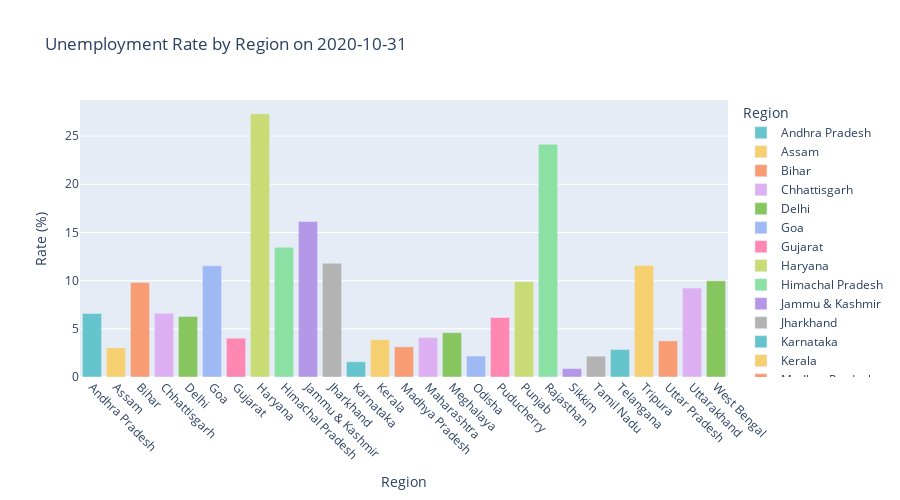

Notebook cell for this chart:
### Markdown cell above
Bargarph

### Code cell
selected_date = df['Date'].max().date()  
df_bar = df[df['Date'].dt.date == selected_date]

fig_bar = px.bar(
    df_bar,
    x='Region',
    y='Unemployment Rate',
    color='Region',
    title=f'Unemployment Rate by Region on {selected_date}',
    labels={'Unemployment Rate': 'Rate (%)'},
    color_discrete_sequence=px.colors.qualitative.Pastel
)

fig_bar.update_layout(
    xaxis_tickangle=45,
    height=500
)

fig_bar.show()

### Figure 1 — Plotly figure (JSON) as saved in the notebook; plotly's stock layout.template omitted (floating-point values rounded to 4 significant figures)
{"data": [{"hovertemplate": "Region=%{x}<br>Rate (%)=%{y}<extra></extra>", "legendgroup": "Andhra Pradesh", "marker": {"color": "rgb(102, 197, 204)", "pattern": {"shape": ""}}, "name": "Andhra Pradesh", "orientation": "v", "showlegend": true, "textposition": "auto", "type": "bar", "x": ["Andhra Pradesh"], "xaxis": "x", "y": [6.59], "yaxis": "y"}, {"hovertemplate": "Region=%{x}<br>Rate (%)=%{y}<extra></extra>", "legendgroup": "Assam", "marker": {"color": "rgb(246, 207, 113)", "pattern": {"shape": ""}}, "name": "Assam", "orientation": "v", "showlegend": true, "textposition": "auto", "type": "bar", "x": ["Assam"], "xaxis": "x", "y": [3.02], "yaxis": "y"}, {"hovertemplate": "Region=%{x}<br>Rate (%)=%{y}<extra></extra>", "legendgroup": "Bihar", "marker": {"color": "rgb(248, 156, 116)", "pattern": {"shape": ""}}, "name": "Bihar", "orientation": "v", "showlegend": true, "textposition": "auto", "type": "bar", "x": ["Bihar"], "xaxis": "x", "y": [9.82], "yaxis": "y"}, {"hovertemplate": "Region=%{x}<br>Rate (%)=%{y}<extra></extra>", "legendgroup": "Chhattisgarh", "marker": {"color": "rgb(220, 176, 242)", "pattern": {"shape": ""}}, "name": "Chhattisgarh", "orientation": "v", "showlegend": true, "textposition": "auto", "type": "bar", "x": ["Chhattisgarh"], "xaxis": "x", "y": [6.62], "yaxis": "y"}, {"hovertemplate": "Region=%{x}<br>Rate (%)=%{y}<extra></extra>", "legendgroup": "Delhi", "marker": {"color": "rgb(135, 197, 95)", "pattern": {"shape": ""}}, "name": "Delhi", "orientation": "v", "showlegend": true, "textposition": "auto", "type": "bar", "x": ["Delhi"], "xaxis": "x", "y": [6.27], "yaxis": "y"}, {"hovertemplate": "Region=%{x}<br>Rate (%)=%{y}<extra></extra>", "legendgroup": "Goa", "marker": {"color": "rgb(158, 185, 243)", "pattern": {"shape": ""}}, "name": "Goa", "orientation": "v", "showlegend": true, "textposition": "auto", "type": "bar", "x": ["Goa"], "xaxis": "x", "y": [11.54], "yaxis": "y"}, {"hovertemplate": "Region=%{x}<br>Rate (%)=%{y}<extra></extra>", "legendgroup": "Gujarat", "marker": {"color": "rgb(254, 136, 177)", "pattern": {"shape": ""}}, "name": "Gujarat", "orientation": "v", "showlegend": true, "textposition": "auto", "type": "bar", "x": ["Gujarat"], "xaxis": "x", "y": [4.03], "yaxis": "y"}, {"hovertemplate": "Region=%{x}<br>Rate (%)=%{y}<extra></extra>", "legendgroup": "Haryana", "marker": {"color": "rgb(201, 219, 116)", "pattern": {"shape": ""}}, "name": "Haryana", "orientation": "v", "showlegend": true, "textposition": "auto", "type": "bar", "x": ["Haryana"], "xaxis": "x", "y": [27.31], "yaxis": "y"}, {"hovertemplate": "Region=%{x}<br>Rate (%)=%{y}<extra></extra>", "legendgroup": "Himachal Pradesh", "marker": {"color": "rgb(139, 224, 164)", "pattern": {"shape": ""}}, "name": "Himachal Pradesh", "orientation": "v", "showlegend": true, "textposition": "auto", "type": "bar", "x": ["Himachal Pradesh"], "xaxis": "x", "y": [13.46], "yaxis": "y"}, {"hovertemplate": "Region=%{x}<br>Rate (%)=%{y}<extra></extra>", "legendgroup": "Jammu & Kashmir", "marker": {"color": "rgb(180, 151, 231)", "pattern": {"shape": ""}}, "name": "Jammu & Kashmir", "orientation": "v", "showlegend": true, "textposition": "auto", "type": "bar", "x": ["Jammu & Kashmir"], "xaxis": "x", "y": [16.14], "yaxis": "y"}, {"hovertemplate": "Region=%{x}<br>Rate (%)=%{y}<extra></extra>", "legendgroup": "Jharkhand", "marker": {"color": "rgb(179, 179, 179)", "pattern": {"shape": ""}}, "name": "Jharkhand", "orientation": "v", "showlegend": true, "textposition": "auto", "type": "bar", "x": ["Jharkhand"], "xaxis": "x", "y": [11.8], "yaxis": "y"}, {"hovertemplate": "Region=%{x}<br>Rate (%)=%{y}<extra></extra>", "legendgroup": "Karnataka", "marker": {"color": "rgb(102, 197, 204)", "pattern": {"shape": ""}}, "name": "Karnataka", "orientation": "v", "showlegend": true, "textposition": "auto", "type": "bar", "x": ["Karnataka"], "xaxis": "x", "y": [1.58], "yaxis": "y"}, {"hovertemplate": "Region=%{x}<br>Rate (%)=%{y}<extra></extra>", "legendgroup": "Kerala", "marker": {"color": "rgb(246, 207, 113)", "pattern": {"shape": ""}}, "name": "Kerala", "orientation": "v", "showlegend": true, "textposition": "auto", "type": "bar", "x": ["Kerala"], "xaxis": "x", "y": [3.88], "yaxis": "y"}, {"hovertemplate": "Region=%{x}<br>Rate (%)=%{y}<extra></extra>", "legendgroup": "Madhya Pradesh", "marker": {"color": "rgb(248, 156, 116)", "pattern": {"shape": ""}}, "name": "Madhya Pradesh", "orientation": "v", "showlegend": true, "textposition": "auto", "type": "bar", "x": ["Madhya Pradesh"], "xaxis": "x", "y": [3.13], "yaxis": "y"}, {"hovertemplate": "Region=%{x}<br>Rate (%)=%{y}<extra></extra>", "legendgroup": "Maharashtra", "marker": {"color": "rgb(220, 176, 242)", "pattern": {"shape": ""}}, "name": "Maharashtra", "orientation": "v", "showlegend": true, "textposition": "auto", "type": "bar", "x": ["Maharashtra"], "xaxis": "x", "y": [4.1], "yaxis": "y"}, {"hovertemplate": "Region=%{x}<br>Rate (%)=%{y}<extra></extra>", "legendgroup": "Meghalaya", "marker": {"color": "rgb(135, 197, 95)", "pattern": {"shape": ""}}, "name": "Meghalaya", "orientation": "v", "showlegend": true, "textposition": "auto", "type": "bar", "x": ["Meghalaya"], "xaxis": "x", "y": [4.6], "yaxis": "y"}, {"hovertemplate": "Region=%{x}<br>Rate (%)=%{y}<extra></extra>", "legendgroup": "Odisha", "marker": {"color": "rgb(158, 185, 243)", "pattern": {"shape": ""}}, "name": "Odisha", "orientation": "v", "showlegend": true, "textposition": "auto", "type": "bar", "x": ["Odisha"], "xaxis": "x", "y": [2.18], "yaxis": "y"}, {"hovertemplate": "Region=%{x}<br>Rate (%)=%{y}<extra></extra>", "legendgroup": "Puducherry", "marker": {"color": "rgb(254, 136, 177)", "pattern": {"shape": ""}}, "name": "Puducherry", "orientation": "v", "showlegend": true, "textposition": "auto", "type": "bar", "x": ["Puducherry"], "xaxis": "x", "y": [6.18], "yaxis": "y"}, {"hovertemplate": "Region=%{x}<br>Rate (%)=%{y}<extra></extra>", "legendgroup": "Punjab", "marker": {"color": "rgb(201, 219, 116)", "pattern": {"shape": ""}}, "name": "Punjab", "orientation": "v", "showlegend": true, "textposition": "auto", "type": "bar", "x": ["Punjab"], "xaxis": "x", "y": [9.88], "yaxis": "y"}, {"hovertemplate": "Region=%{x}<br>Rate (%)=%{y}<extra></extra>", "legendgroup": "Rajasthan", "marker": {"color": "rgb(139, 224, 164)", "pattern": {"shape": ""}}, "name": "Rajasthan", "orientation": "v", "showlegend": true, "textposition": "auto", "type": "bar", "x": ["Rajasthan"], "xaxis": "x", "y": [24.15], "yaxis": "y"}, {"hovertemplate": "Region=%{x}<br>Rate (%)=%{y}<extra></extra>", "legendgroup": "Sikkim", "marker": {"color": "rgb(180, 151, 231)", "pattern": {"shape": ""}}, "name": "Sikkim", "orientation": "v", "showlegend": true, "textposition": "auto", "type": "bar", "x": ["Sikkim"], "xaxis": "x", "y": [0.88], "yaxis": "y"}, {"hovertemplate": "Region=%{x}<br>Rate (%)=%{y}<extra></extra>", "legendgroup": "Tamil Nadu", "marker": {"color": "rgb(179, 179, 179)", "pattern": {"shape": ""}}, "name": "Tamil Nadu", "orientation": "v", "showlegend": true, "textposition": "auto", "type": "bar", "x": ["Tamil Nadu"], "xaxis": "x", "y": [2.16], "yaxis": "y"}, {"hovertemplate": "Region=%{x}<br>Rate (%)=%{y}<extra></extra>", "legendgroup": "Telangana", "marker": {"color": "rgb(102, 197, 204)", "pattern": {"shape": ""}}, "name": "Telangana", "orientation": "v", "showlegend": true, "textposition": "auto", "type": "bar", "x": ["Telangana"], "xaxis": "x", "y": [2.86], "yaxis": "y"}, {"hovertemplate": "Region=%{x}<br>Rate (%)=%{y}<extra></extra>", "legendgroup": "Tripura", "marker": {"color": "rgb(246, 207, 113)", "pattern": {"shape": ""}}, "name": "Tripura", "orientation": "v", "showlegend": true, "textposition": "auto", "type": "bar", "x": ["Tripura"], "xaxis": "x", "y": [11.57], "yaxis": "y"}, {"hovertemplate": "Region=%{x}<br>Rate (%)=%{y}<extra></extra>", "legendgroup": "Uttar Pradesh", "marker": {"color": "rgb(248, 156, 116)", "pattern": {"shape": ""}}, "name": "Uttar Pradesh", "orientation": "v", "showlegend": true, "textposition": "auto", "type": "bar", "x": ["Uttar Pradesh"], "xaxis": "x", "y": [3.75], "yaxis": "y"}, {"hovertemplate": "Region=%{x}<br>Rate (%)=%{y}<extra></extra>", "legendgroup": "Uttarakhand", "marker": {"color": "rgb(220, 176, 242)", "pattern": {"shape": ""}}, "name": "Uttarakhand", "orientation": "v", "showlegend": true, "textposition": "auto", "type": "bar", "x": ["Uttarakhand"], "xaxis": "x", "y": [9.23], "yaxis": "y"}, {"hovertemplate": "Region=%{x}<br>Rate (%)=%{y}<extra></extra>", "legendgroup": "West Bengal", "marker": {"color": "rgb(135, 197, 95)", "pattern": {"shape": ""}}, "name": "West Bengal", "orientation": "v", "showlegend": true, "textposition": "auto", "type": "bar", "x": ["West Bengal"], "xaxis": "x", "y": [9.98], "yaxis": "y"}], "layout": {"barmode": "relative", "height": 500, "legend": {"title": {"text": "Region"}, "tracegroupgap": 0}, "title": {"text": "Unemployment Rate by Region on 2020-10-31"}, "xaxis": {"anchor": "y", "categoryarray": ["Andhra Pradesh", "Assam", "Bihar", "Chhattisgarh", "Delhi", "Goa", "Gujarat", "Haryana", "Himachal Pradesh", "Jammu & Kashmir", "Jharkhand", "Karnataka", "Kerala", "Madhya Pradesh", "Maharashtra", "Meghalaya", "Odisha", "Puducherry", "Punjab", "Rajasthan", "Sikkim", "Tamil Nadu", "Telangana", "Tripura", "Uttar Pradesh", "Uttarakhand", "West Bengal"], "categoryorder": "array", "domain": [0, 1], "tickangle": 45, "title": {"text": "Region"}}, "yaxis": {"anchor": "x", "domain": [0, 1], "title": {"text": "Rate (%)"}}}}
